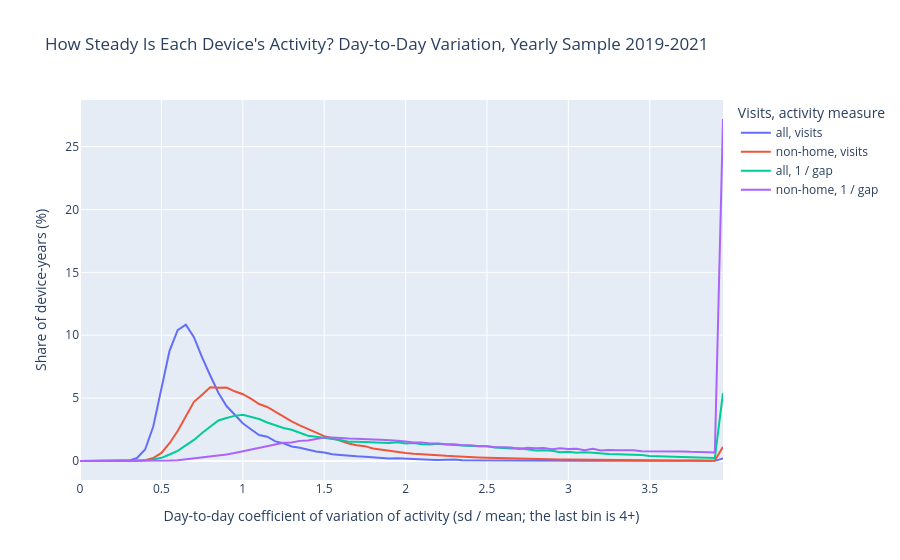
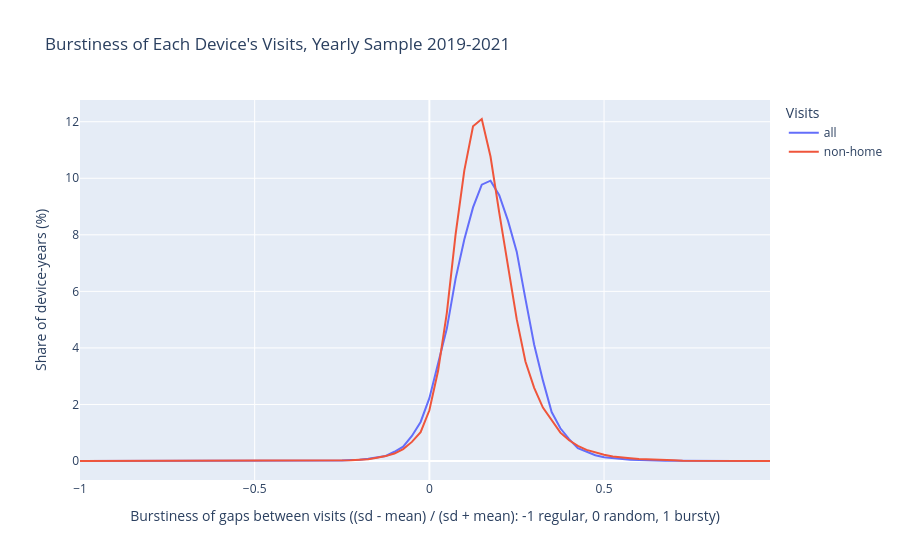

The cell these charts' notebook holds for them, in order:
### Code cell
# (4) Activity over time: day-to-day variation in each device's activity (coefficient of variation across the days of its year), both measures
plot_df = histogram(
    device_activity.unpivot(index = ["year", "caid_hash", "visit_set"], on = ["visits_daily_cv", "reciprocal_daily_cv"], variable_name = "measure")
        .with_columns((pl.col("visit_set") + ", " + pl.col("measure").str.replace("_daily_cv", "").str.replace("reciprocal", "1 / gap")).alias("series")),
    "value", np.arange(0, 4.05, 0.05), group = "series")
fig4 = px.line(
    plot_df.with_columns(pl.col("share") * 100).to_pandas(),
    x="bin_start",
    y="share",
    color="group",
    labels={
        "bin_start": "Day-to-day coefficient of variation of activity (sd / mean; the last bin is 4+)",
        "share": "Share of device-years (%)",
        "group": "Visits, activity measure",
    },
    title="How Steady Is Each Device's Activity? Day-to-Day Variation, Yearly Sample 2019-2021",
)
show(fig4, "activity_daily_cv")

# (5) Burstiness of the gaps
plot_df = histogram(device_gaps, "burstiness", np.arange(-1, 1.025, 0.025), group = "visit_set")
fig5 = px.line(
    plot_df.with_columns(pl.col("share") * 100).to_pandas(),
    x="bin_start",
    y="share",
    color="group",
    labels={
        "bin_start": "Burstiness of gaps between visits ((sd - mean) / (sd + mean): -1 regular, 0 random, 1 bursty)",
        "share": "Share of device-years (%)",
        "group": "Visits",
    },
    title="Burstiness of Each Device's Visits, Yearly Sample 2019-2021",
)
show(fig5, "activity_burstiness")

### Figure 1 — Plotly figure (JSON) as saved in the notebook; plotly's stock layout.template omitted (floating-point values rounded to 4 significant figures)
{"data": [{"hovertemplate": "Visits, activity measure=all, visits<br>Day-to-day coefficient of variation of activity (sd / mean; the last bin is 4+)=%{x}<br>Share of device-years (%)=%{y}<extra></extra>", "legendgroup": "all, visits", "line": {"color": "#636efa", "dash": "solid"}, "marker": {"symbol": "circle"}, "mode": "lines", "name": "all, visits", "orientation": "v", "showlegend": true, "type": "scatter", "x": [0.0, 0.05, 0.1, 0.15, 0.2, 0.25, 0.3, 0.35, 0.4, 0.45, 0.5, 0.55, 0.6, 0.65, 0.7, 0.75, 0.8, 0.85, 0.9, 0.95, 1.0, 1.05, 1.1, 1.15, 1.2, 1.25, 1.3, 1.35, 1.4, 1.45, 1.5, 1.55, 1.6, 1.65, 1.7, 1.75, 1.8, 1.85, 1.9, 1.95, 2.0, 2.05, 2.1, 2.15, 2.2, 2.25, 2.3, 2.35, 2.4, 2.45, 2.5, 2.55, 2.6, 2.65, 2.7, 2.75, 2.8, 2.85, 2.9, 2.95, 3.0, 3.05, 3.1, 3.15, 3.2, 3.25, 3.3, 3.35, 3.4, 3.45, 3.5, 3.55, 3.6, 3.65, 3.7, 3.75, 3.8, 3.85, 3.9, 3.95], "xaxis": "x", "y": [0.0, 0.0, 0.0, 0.0, 0.0, 0.01023, 0.03297, 0.2353, 0.9152, 2.74, 5.722, 8.762, 10.41, 10.84, 9.845, 8.241, 6.797, 5.427, 4.37, 3.664, 3.0, 2.527, 2.07, 1.936, 1.561, 1.415, 1.152, 1.054, 0.8902, 0.7617, 0.6798, 0.54, 0.4763, 0.407, 0.3763, 0.3456, 0.299, 0.2501, 0.2069, 0.2171, 0.1785, 0.1535, 0.1478, 0.1091, 0.08527, 0.1, 0.1103, 0.06366, 0.05684, 0.0648, 0.05684, 0.05457, 0.03865, 0.03752, 0.03979, 0.02274, 0.03524, 0.03865, 0.01819, 0.01251, 0.01478, 0.01819, 0.01478, 0.01478, 0.01251, 0.01478, 0.009095, 0.009095, 0.01023, 0.01251, 0.007958, 0.006821, 0.005684, 0.01023, 0.006821, 0.01023, 0.005684, 0.003411, 0.01023, 0.1944], "yaxis": "y"}, {"hovertemplate": "Visits, activity measure=non-home, visits<br>Day-to-day coefficient of variation of activity (sd / mean; the last bin is 4+)=%{x}<br>Share of device-years (%)=%{y}<extra></extra>", "legendgroup": "non-home, visits", "line": {"color": "#EF553B", "dash": "solid"}, "marker": {"symbol": "circle"}, "mode": "lines", "name": "non-home, visits", "orientation": "v", "showlegend": true, "type": "scatter", "x": [0.0, 0.05, 0.1, 0.15, 0.2, 0.25, 0.3, 0.35, 0.4, 0.45, 0.5, 0.55, 0.6, 0.65, 0.7, 0.75, 0.8, 0.85, 0.9, 0.95, 1.0, 1.05, 1.1, 1.15, 1.2, 1.25, 1.3, 1.35, 1.4, 1.45, 1.5, 1.55, 1.6, 1.65, 1.7, 1.75, 1.8, 1.85, 1.9, 1.95, 2.0, 2.05, 2.1, 2.15, 2.2, 2.25, 2.3, 2.35, 2.4, 2.45, 2.5, 2.55, 2.6, 2.65, 2.7, 2.75, 2.8, 2.85, 2.9, 2.95, 3.0, 3.05, 3.1, 3.15, 3.2, 3.25, 3.3, 3.35, 3.4, 3.45, 3.5, 3.55, 3.6, 3.65, 3.7, 3.75, 3.8, 3.85, 3.9, 3.95], "xaxis": "x", "y": [0.0, 0.0, 0.0, 0.0, 0.0, 0.0, 0.009109, 0.01366, 0.06832, 0.2357, 0.6433, 1.411, 2.377, 3.564, 4.709, 5.263, 5.864, 5.82, 5.846, 5.543, 5.313, 4.961, 4.533, 4.296, 3.913, 3.521, 3.149, 2.837, 2.536, 2.281, 1.978, 1.818, 1.605, 1.394, 1.254, 1.182, 0.9883, 0.8892, 0.8334, 0.7378, 0.6365, 0.5761, 0.5203, 0.485, 0.4361, 0.4099, 0.3871, 0.3404, 0.271, 0.2778, 0.2539, 0.2357, 0.2061, 0.1799, 0.2095, 0.181, 0.1674, 0.164, 0.1196, 0.1218, 0.1173, 0.115, 0.07629, 0.1059, 0.08767, 0.07059, 0.09109, 0.0797, 0.08198, 0.07173, 0.06832, 0.06262, 0.05693, 0.03985, 0.0353, 0.05579, 0.03074, 0.02733, 0.03985, 1.123], "yaxis": "y"}, {"hovertemplate": "Visits, activity measure=all, 1 / gap<br>Day-to-day coefficient of variation of activity (sd / mean; the last bin is 4+)=%{x}<br>Share of device-years (%)=%{y}<extra></extra>", "legendgroup": "all, 1 / gap", "line": {"color": "#00cc96", "dash": "solid"}, "marker": {"symbol": "circle"}, "mode": "lines", "name": "all, 1 / gap", "orientation": "v", "showlegend": true, "type": "scatter", "x": [0.0, 0.05, 0.1, 0.15, 0.2, 0.25, 0.3, 0.35, 0.4, 0.45, 0.5, 0.55, 0.6, 0.65, 0.7, 0.75, 0.8, 0.85, 0.9, 0.95, 1.0, 1.05, 1.1, 1.15, 1.2, 1.25, 1.3, 1.35, 1.4, 1.45, 1.5, 1.55, 1.6, 1.65, 1.7, 1.75, 1.8, 1.85, 1.9, 1.95, 2.0, 2.05, 2.1, 2.15, 2.2, 2.25, 2.3, 2.35, 2.4, 2.45, 2.5, 2.55, 2.6, 2.65, 2.7, 2.75, 2.8, 2.85, 2.9, 2.95, 3.0, 3.05, 3.1, 3.15, 3.2, 3.25, 3.3, 3.35, 3.4, 3.45, 3.5, 3.55, 3.6, 3.65, 3.7, 3.75, 3.8, 3.85, 3.9, 3.95], "xaxis": "x", "y": [0.0, 0.0, 0.0, 0.0, 0.0, 0.0, 0.005684, 0.01933, 0.05912, 0.1239, 0.2524, 0.515, 0.8015, 1.239, 1.676, 2.221, 2.755, 3.22, 3.424, 3.588, 3.683, 3.51, 3.337, 3.065, 2.824, 2.618, 2.486, 2.239, 2.01, 1.927, 1.821, 1.744, 1.679, 1.534, 1.525, 1.511, 1.494, 1.468, 1.44, 1.496, 1.386, 1.431, 1.328, 1.318, 1.37, 1.305, 1.241, 1.226, 1.201, 1.19, 1.18, 1.073, 1.015, 0.9879, 1.012, 0.9141, 0.8436, 0.8583, 0.8186, 0.6878, 0.7424, 0.648, 0.6912, 0.6594, 0.5798, 0.5537, 0.5343, 0.5173, 0.5173, 0.4843, 0.3956, 0.3968, 0.3752, 0.3456, 0.3149, 0.3047, 0.2956, 0.2979, 0.241, 5.408], "yaxis": "y"}, {"hovertemplate": "Visits, activity measure=non-home, 1 / gap<br>Day-to-day coefficient of variation of activity (sd / mean; the last bin is 4+)=%{x}<br>Share of device-years (%)=%{y}<extra></extra>", "legendgroup": "non-home, 1 / gap", "line": {"color": "#ab63fa", "dash": "solid"}, "marker": {"symbol": "circle"}, "mode": "lines", "name": "non-home, 1 / gap", "orientation": "v", "showlegend": true, "type": "scatter", "x": [0.0, 0.05, 0.1, 0.15, 0.2, 0.25, 0.3, 0.35, 0.4, 0.45, 0.5, 0.55, 0.6, 0.65, 0.7, 0.75, 0.8, 0.85, 0.9, 0.95, 1.0, 1.05, 1.1, 1.15, 1.2, 1.25, 1.3, 1.35, 1.4, 1.45, 1.5, 1.55, 1.6, 1.65, 1.7, 1.75, 1.8, 1.85, 1.9, 1.95, 2.0, 2.05, 2.1, 2.15, 2.2, 2.25, 2.3, 2.35, 2.4, 2.45, 2.5, 2.55, 2.6, 2.65, 2.7, 2.75, 2.8, 2.85, 2.9, 2.95, 3.0, 3.05, 3.1, 3.15, 3.2, 3.25, 3.3, 3.35, 3.4, 3.45, 3.5, 3.55, 3.6, 3.65, 3.7, 3.75, 3.8, 3.85, 3.9, 3.95], "xaxis": "x", "y": [0.0, 0.0, 0.0, 0.0, 0.0, 0.0, 0.0, 0.002278, 0.007973, 0.007973, 0.03759, 0.04442, 0.06948, 0.1378, 0.1811, 0.2654, 0.3634, 0.4146, 0.5126, 0.6367, 0.7757, 0.9169, 1.037, 1.194, 1.295, 1.458, 1.467, 1.6, 1.637, 1.758, 1.866, 1.871, 1.811, 1.78, 1.768, 1.717, 1.714, 1.695, 1.687, 1.619, 1.546, 1.472, 1.461, 1.391, 1.382, 1.327, 1.338, 1.248, 1.255, 1.178, 1.181, 1.099, 1.093, 1.076, 0.9545, 1.052, 1.016, 1.03, 0.926, 1.009, 0.9454, 0.9682, 0.8645, 0.9739, 0.8269, 0.8805, 0.8588, 0.8588, 0.8452, 0.77, 0.7745, 0.7529, 0.8007, 0.7654, 0.7597, 0.7267, 0.7039, 0.6629, 0.6846, 27.19], "yaxis": "y"}], "layout": {"legend": {"title": {"text": "Visits, activity measure"}, "tracegroupgap": 0}, "title": {"text": "How Steady Is Each Device's Activity? Day-to-Day Variation, Yearly Sample 2019-2021"}, "xaxis": {"anchor": "y", "domain": [0.0, 1.0], "title": {"text": "Day-to-day coefficient of variation of activity (sd / mean; the last bin is 4+)"}}, "yaxis": {"anchor": "x", "domain": [0.0, 1.0], "title": {"text": "Share of device-years (%)"}}}}

### Figure 2 — Plotly figure (JSON) as saved in the notebook; plotly's stock layout.template omitted (floating-point values rounded to 4 significant figures)
{"data": [{"hovertemplate": "Visits=all<br>Burstiness of gaps between visits ((sd - mean) / (sd + mean): -1 regular, 0 random, 1 bursty)=%{x}<br>Share of device-years (%)=%{y}<extra></extra>", "legendgroup": "all", "line": {"color": "#636efa", "dash": "solid"}, "marker": {"symbol": "circle"}, "mode": "lines", "name": "all", "orientation": "v", "showlegend": true, "type": "scatter", "x": [-1.0, -0.975, -0.95, -0.925, -0.9, -0.875, -0.85, -0.825, -0.8, -0.775, -0.75, -0.725, -0.7, -0.675, -0.65, -0.625, -0.6, -0.575, -0.55, -0.525, -0.5, -0.475, -0.45, -0.425, -0.4, -0.375, -0.35, -0.325, -0.3, -0.275, -0.25, -0.225, -0.2, -0.175, -0.15, -0.125, -0.1, -0.075, -0.05, -0.025, 8.882e-16, 0.025, 0.05, 0.075, 0.1, 0.125, 0.15, 0.175, 0.2, 0.225, 0.25, 0.275, 0.3, 0.325, 0.35, 0.375, 0.4, 0.425, 0.45, 0.475, 0.5, 0.525, 0.55, 0.575, 0.6, 0.625, 0.65, 0.675, 0.7, 0.725, 0.75, 0.775, 0.8, 0.825, 0.85, 0.875, 0.9, 0.925, 0.95, 0.975], "xaxis": "x", "y": [0.0, 0.0, 0.0, 0.0, 0.0, 0.0, 0.0, 0.0, 0.0, 0.0, 0.0, 0.0, 0.0, 0.0, 0.001137, 0.0, 0.0, 0.001137, 0.001137, 0.0, 0.001137, 0.001137, 0.001137, 0.001137, 0.001137, 0.006822, 0.003411, 0.004548, 0.006822, 0.01251, 0.01478, 0.03183, 0.0432, 0.08186, 0.1285, 0.1762, 0.3263, 0.5059, 0.8868, 1.381, 2.223, 3.42, 4.683, 6.443, 7.836, 8.969, 9.773, 9.914, 9.401, 8.502, 7.405, 5.732, 4.115, 2.851, 1.733, 1.156, 0.7754, 0.4559, 0.3377, 0.2035, 0.1296, 0.09437, 0.08186, 0.04093, 0.03866, 0.02388, 0.01592, 0.007959, 0.007959, 0.003411, 0.004548, 0.002274, 0.0, 0.0, 0.0, 0.0, 0.0, 0.0, 0.0, 0.0], "yaxis": "y"}, {"hovertemplate": "Visits=non-home<br>Burstiness of gaps between visits ((sd - mean) / (sd + mean): -1 regular, 0 random, 1 bursty)=%{x}<br>Share of device-years (%)=%{y}<extra></extra>", "legendgroup": "non-home", "line": {"color": "#EF553B", "dash": "solid"}, "marker": {"symbol": "circle"}, "mode": "lines", "name": "non-home", "orientation": "v", "showlegend": true, "type": "scatter", "x": [-1.0, -0.975, -0.95, -0.925, -0.9, -0.875, -0.85, -0.825, -0.8, -0.775, -0.75, -0.725, -0.7, -0.675, -0.65, -0.625, -0.6, -0.575, -0.55, -0.525, -0.5, -0.475, -0.45, -0.425, -0.4, -0.375, -0.35, -0.325, -0.3, -0.275, -0.25, -0.225, -0.2, -0.175, -0.15, -0.125, -0.1, -0.075, -0.05, -0.025, 8.882e-16, 0.025, 0.05, 0.075, 0.1, 0.125, 0.15, 0.175, 0.2, 0.225, 0.25, 0.275, 0.3, 0.325, 0.35, 0.375, 0.4, 0.425, 0.45, 0.475, 0.5, 0.525, 0.55, 0.575, 0.6, 0.625, 0.65, 0.675, 0.7, 0.725, 0.75, 0.775, 0.8, 0.825, 0.85, 0.875, 0.9, 0.925, 0.95, 0.975], "xaxis": "x", "y": [0.0, 0.0, 0.001139, 0.0, 0.0, 0.001139, 0.0, 0.0, 0.001139, 0.001139, 0.0, 0.0, 0.0, 0.0, 0.001139, 0.001139, 0.0, 0.001139, 0.0, 0.001139, 0.0, 0.0, 0.0, 0.001139, 0.001139, 0.003418, 0.003418, 0.001139, 0.004558, 0.005697, 0.01481, 0.02393, 0.0433, 0.06153, 0.1151, 0.1732, 0.2632, 0.4205, 0.6757, 1.021, 1.795, 3.191, 5.242, 8.006, 10.27, 11.84, 12.1, 10.77, 8.788, 6.928, 5.016, 3.519, 2.587, 1.888, 1.427, 1.003, 0.7327, 0.5367, 0.3931, 0.294, 0.2199, 0.1561, 0.1367, 0.09344, 0.06837, 0.05014, 0.0376, 0.03077, 0.02279, 0.007976, 0.005697, 0.005697, 0.004558, 0.001139, 0.0, 0.0, 0.0, 0.0, 0.0, 0.0], "yaxis": "y"}], "layout": {"legend": {"title": {"text": "Visits"}, "tracegroupgap": 0}, "title": {"text": "Burstiness of Each Device's Visits, Yearly Sample 2019-2021"}, "xaxis": {"anchor": "y", "domain": [0.0, 1.0], "title": {"text": "Burstiness of gaps between visits ((sd - mean) / (sd + mean): -1 regular, 0 random, 1 bursty)"}}, "yaxis": {"anchor": "x", "domain": [0.0, 1.0], "title": {"text": "Share of device-years (%)"}}}}
